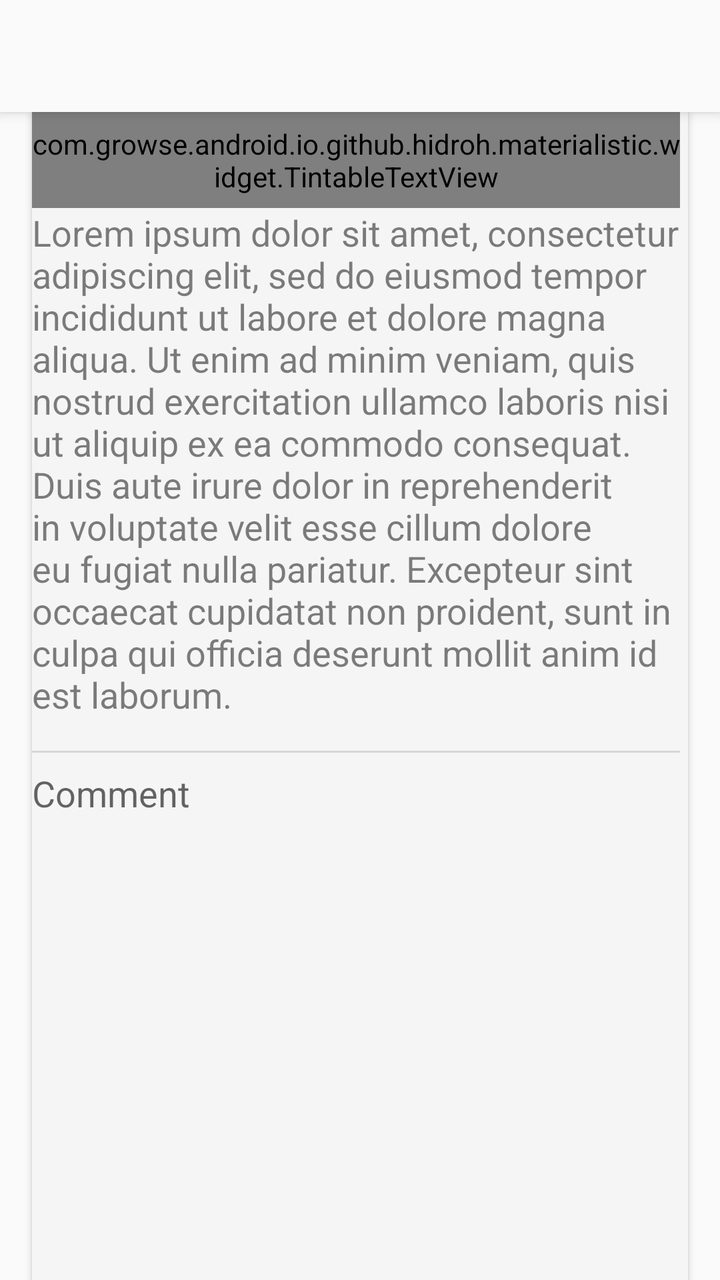
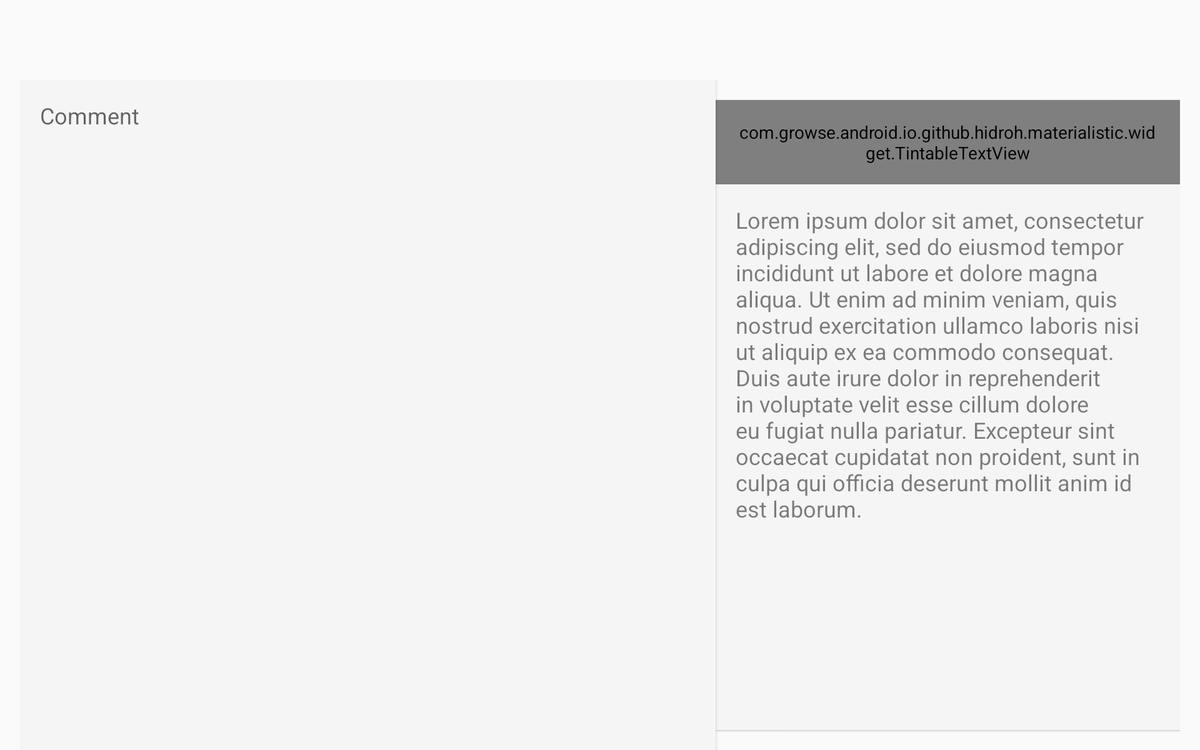

First picture: res/layout/ on a phone held upright. Second picture: the repository's own variant of that layout, on a device whose configuration matches the variant's folder. Source for both follows.
<!-- AndroidManifest.xml: application theme AppTheme -->
<!-- res/layout/activity_compose.xml -->
<?xml version="1.0" encoding="utf-8"?>
<androidx.coordinatorlayout.widget.CoordinatorLayout
    xmlns:android="http://schemas.android.com/apk/res/android"
    xmlns:tools="http://schemas.android.com/tools"
    xmlns:app="http://schemas.android.com/apk/res-auto"
    android:layout_width="match_parent"
    android:layout_height="match_parent"
    android:fitsSystemWindows="true">

    <com.google.android.material.appbar.AppBarLayout
        android:fitsSystemWindows="true"
        android:background="?android:attr/colorBackground"
        android:layout_width="match_parent"
        android:layout_height="wrap_content">

        <androidx.appcompat.widget.Toolbar
            android:id="@id/toolbar"
            android:theme="@style/AppToolbarTheme"
            android:layout_height="wrap_content"
            android:layout_width="match_parent"
            android:background="?android:attr/colorBackground" />

    </com.google.android.material.appbar.AppBarLayout>

    <ScrollView
        android:id="@id/content"
        app:layout_behavior="@string/appbar_scrolling_view_behavior"
        android:layout_marginLeft="@dimen/activity_horizontal_margin"
        android:layout_marginRight="@dimen/activity_horizontal_margin"
        android:clipToPadding="false"
        android:scrollbarStyle="outsideInset"
        android:elevation="@dimen/cardview_elevation"
        android:background="?attr/colorCardBackground"
        android:fillViewport="true"
        android:layout_width="match_parent"
        android:layout_height="match_parent"
        tools:ignore="UnusedAttribute">

        <LinearLayout
            android:id="@id/content_frame"
            android:orientation="vertical"
            android:animateLayoutChanges="true"
            android:layout_width="match_parent"
            android:layout_height="wrap_content"
            tools:ignore="UnusedAttribute">

            <LinearLayout
                android:id="@+id/quote"
                android:visibility="gone"
                tools:visibility="visible"
                android:orientation="vertical"
                android:layout_width="match_parent"
                android:layout_height="wrap_content">

                <com.growse.android.io.github.hidroh.materialistic.widget.TintableTextView
                    android:id="@+id/toggle"
                    app:iconEnd="@drawable/ic_expand_more_white_24dp"
                    style="@style/TextAppearance.AppCompat.Medium"
                    android:gravity="center_vertical"
                    android:hint="@string/original_content"
                    android:background="?attr/selectableItemBackground"
                    android:layout_width="match_parent"
                    android:layout_height="?attr/listPreferredItemHeightSmall" />

                <TextView
                    android:id="@id/text"
                    tools:text="Lorem ipsum dolor sit amet, consectetur adipiscing elit, sed do eiusmod tempor incididunt ut labore et dolore magna aliqua. Ut enim ad minim veniam, quis nostrud exercitation ullamco laboris nisi ut aliquip ex ea commodo consequat. Duis aute irure dolor in reprehenderit in voluptate velit esse cillum dolore eu fugiat nulla pariatur. Excepteur sint occaecat cupidatat non proident, sunt in culpa qui officia deserunt mollit anim id est laborum."
                    android:visibility="gone"
                    tools:visibility="visible"
                    android:paddingBottom="@dimen/activity_vertical_margin"
                    style="@style/TextAppearance.AppCompat.Medium"
                    android:textIsSelectable="true"
                    android:layout_width="match_parent"
                    android:layout_height="wrap_content" />

                <View
                    android:layout_width="match_parent"
                    android:layout_height="@dimen/divider"
                    android:background="@color/blackT12" />

            </LinearLayout>

            <androidx.appcompat.widget.AppCompatEditText
                android:id="@+id/edittext_body"
                android:hint="@string/comment_hint"
                android:inputType="textCapSentences|textMultiLine"
                android:freezesText="true"
                android:gravity="top"
                android:background="@null"
                android:paddingTop="@dimen/padding"
                android:paddingBottom="@dimen/padding"
                android:layout_width="match_parent"
                android:layout_height="wrap_content" />

            <View
                android:id="@id/empty"
                android:layout_width="match_parent"
                android:layout_height="0dp"
                android:layout_weight="1" />

        </LinearLayout>

    </ScrollView>

</androidx.coordinatorlayout.widget.CoordinatorLayout>
<!-- resources referenced by this layout -->
<resources>
  <color name="blackT12">#1F000000</color>
  <dimen name="activity_horizontal_margin">16dp</dimen>
  <dimen name="activity_vertical_margin">16dp</dimen>
  <dimen name="cardview_elevation">2dp</dimen>
  <dimen name="divider">1dp</dimen>
  <dimen name="padding">8dp</dimen>
  <string name="comment_hint">Comment</string>
  <string name="original_content">Original content</string>
  <style name="AppToolbarTheme" parent="ThemeOverlay.AppCompat.ActionBar">
          <item name="searchViewStyle">@style/AppToolbarSearchView</item>
          <item name="android:textColorSecondary">?android:attr/textColorPrimary</item>
      </style>
  <!-- from res/values-v23/ -->
  <style name="AppTheme" parent="BaseAppTheme">
          <item name="android:windowLightStatusBar">true</item>
          <item name="android:navigationBarColor">?android:attr/textColorPrimary</item>
      </style>
  <style name="AppToolbarSearchView" parent="Widget.AppCompat.SearchView.ActionBar">
          <item name="queryHint">@string/title_activity_search</item>
      </style>
  <string name="title_activity_search">Search HN</string>
  <color name="purple300">#BA68C8</color>
  <color name="purple400">#AB47BC</color>
  <color name="redA200">#FF5252</color>
  <color name="grey100">#F5F5F5</color>
  <color name="purple100">#E1BEE7</color>
  <color name="blackT87">#DE000000</color>
  <color name="blackT50">#80000000</color>
  <style name="AppAlertDialog" parent="Theme.AppCompat.Light.Dialog.Alert">
          <item name="colorPrimary">@color/purple400</item>
          <item name="colorAccent">@color/redA200</item>
          <item name="android:textColorPrimary">@color/blackT87</item>
          <item name="android:textColorSecondary">@color/blackT50</item>
          <item name="android:textColorTertiary">?android:textColorPrimary</item>
          <item name="android:textColorLink">?colorAccent</item>
          <item name="colorCardBackground">@color/grey100</item>
          <item name="colorCardHighlight">@color/purple100</item>
          <item name="backgroundDrawerHeader">@drawable/bg_drawer_light</item>
      </style>
  <style name="AppBottomSheetDialog" parent="Theme.Design.Light.BottomSheetDialog">
          <item name="colorAccent">@color/redA200</item>
          <item name="android:textColorPrimary">@color/blackT87</item>
          <item name="android:textColorSecondary">@color/blackT50</item>
          <item name="android:textColorTertiary">?android:textColorPrimary</item>
          <item name="android:colorBackground">@color/grey100</item>
      </style>
  <style name="AppPreferenceThemeOverlay" parent="PreferenceThemeOverlay">
          <item name="preferenceHelpStyle">@style/Preference.PreferenceHelp</item>
          <item name="preferenceFragmentCompatStyle">@style/PreferenceFragment.NoDivider</item>
          <item name="android:textAppearanceLarge">@style/TextAppearance.AppCompat.Medium</item>
      </style>
  <style name="AppDrawerArrowToggle" parent="Widget.AppCompat.DrawerArrowToggle">
          <item name="color">?android:attr/textColorPrimary</item>
      </style>
  <dimen name="text_size_medium">18sp</dimen>
  <dimen name="text_size_small">14sp</dimen>
  <style name="Preference.PreferenceHelp" parent="Preference">
          <item name="android:layout">@layout/preference_help</item>
      </style>
  <style name="PreferenceFragment.NoDivider">
          <item name="android:divider">@null</item>
      </style>
  <!-- some entries are left out for length -->
</resources>
<!-- res/layout-w820dp-land/activity_compose.xml (the repository's variant of the layout above) -->
<!-- drawn on a 7-inch tablet turned sideways -->
<?xml version="1.0" encoding="utf-8"?>
<RelativeLayout
    xmlns:android="http://schemas.android.com/apk/res/android"
    xmlns:tools="http://schemas.android.com/tools"
    android:layout_width="match_parent"
    android:layout_height="match_parent">

    <androidx.appcompat.widget.Toolbar
        android:id="@id/toolbar"
        android:theme="@style/AppToolbarTheme"
        android:layout_height="wrap_content"
        android:layout_width="match_parent"
        android:background="?android:attr/colorBackground" />

    <LinearLayout
        android:orientation="horizontal"
        android:layout_below="@id/toolbar"
        android:layout_marginLeft="@dimen/activity_horizontal_margin"
        android:layout_marginRight="@dimen/activity_horizontal_margin"
        android:layout_width="match_parent"
        android:layout_height="match_parent"
        android:baselineAligned="false">

        <ScrollView
            android:paddingTop="@dimen/activity_vertical_margin"
            android:paddingBottom="@dimen/activity_vertical_margin"
            android:paddingLeft="@dimen/activity_horizontal_margin"
            android:paddingRight="@dimen/activity_horizontal_margin"
            android:clipToPadding="false"
            android:scrollbarStyle="outsideInset"
            android:elevation="@dimen/cardview_elevation"
            android:background="?attr/colorCardBackground"
            android:fillViewport="true"
            android:layout_width="0dp"
            android:layout_weight="3"
            android:layout_height="match_parent"
            tools:ignore="RtlHardcoded,UnusedAttribute">

            <LinearLayout
                android:id="@id/content_frame"
                android:orientation="vertical"
                android:layout_width="match_parent"
                android:layout_height="wrap_content">

                <androidx.appcompat.widget.AppCompatEditText
                    android:id="@+id/edittext_body"
                    android:hint="@string/comment_hint"
                    android:inputType="textCapSentences|textMultiLine"
                    android:gravity="top"
                    android:background="@null"
                    android:layout_width="match_parent"
                    android:layout_height="wrap_content" />

                <View
                    android:id="@id/empty"
                    android:layout_width="match_parent"
                    android:layout_height="0dp"
                    android:layout_weight="1" />

            </LinearLayout>

        </ScrollView>

        <LinearLayout
            android:id="@id/quote"
            android:layout_marginTop="@dimen/activity_vertical_margin"
            android:layout_marginBottom="@dimen/activity_vertical_margin"
            android:orientation="vertical"
            android:layout_width="0dp"
            android:layout_height="match_parent"
            android:layout_weight="2"
            android:elevation="1dp"
            android:background="?attr/colorCardBackground"
            android:visibility="gone"
            tools:visibility="visible"
            tools:ignore="RtlHardcoded"
            tools:targetApi="lollipop">

            <com.growse.android.io.github.hidroh.materialistic.widget.TintableTextView
                android:id="@+id/toggle"
                style="@style/textTitleStyle"
                android:enabled="false"
                android:gravity="center_vertical"
                android:hint="@string/original_content"
                android:background="?attr/selectableItemBackground"
                android:paddingTop="@dimen/activity_vertical_margin"
                android:paddingBottom="@dimen/activity_vertical_margin"
                android:paddingLeft="@dimen/activity_horizontal_margin"
                android:paddingRight="@dimen/activity_horizontal_margin"
                android:layout_width="wrap_content"
                android:layout_height="wrap_content" />

            <ScrollView
                android:fillViewport="true"
                android:paddingTop="@dimen/activity_vertical_margin"
                android:paddingBottom="@dimen/activity_vertical_margin"
                android:paddingLeft="@dimen/activity_horizontal_margin"
                android:paddingRight="@dimen/activity_horizontal_margin"
                android:clipToPadding="false"
                android:scrollbars="vertical"
                android:scrollbarStyle="outsideInset"
                android:layout_width="match_parent"
                android:layout_height="wrap_content">

                <TextView
                    android:id="@id/text"
                    tools:text="Lorem ipsum dolor sit amet, consectetur adipiscing elit, sed do eiusmod tempor incididunt ut labore et dolore magna aliqua. Ut enim ad minim veniam, quis nostrud exercitation ullamco laboris nisi ut aliquip ex ea commodo consequat. Duis aute irure dolor in reprehenderit in voluptate velit esse cillum dolore eu fugiat nulla pariatur. Excepteur sint occaecat cupidatat non proident, sunt in culpa qui officia deserunt mollit anim id est laborum."
                    style="@style/TextAppearance.AppCompat.Medium"
                    android:textIsSelectable="true"
                    android:layout_width="match_parent"
                    android:layout_height="wrap_content"/>

            </ScrollView>

        </LinearLayout>

    </LinearLayout>

</RelativeLayout>
<!-- resources referenced by the variant -->
<!-- as a 7-inch tablet turned sideways resolves them -->
<resources>
  <dimen name="activity_horizontal_margin">16dp</dimen>
  <dimen name="activity_vertical_margin">16dp</dimen>
  <dimen name="cardview_elevation">2dp</dimen>
  <string name="comment_hint">Comment</string>
  <string name="original_content">Original content</string>
  <style name="AppToolbarTheme" parent="ThemeOverlay.AppCompat.ActionBar">
          <item name="searchViewStyle">@style/AppToolbarSearchView</item>
          <item name="android:textColorSecondary">?android:attr/textColorPrimary</item>
      </style>
  <style name="textTitleStyle">
          <item name="android:textAppearance">@style/TextAppearance.App.Title</item>
          <item name="android:gravity">center_vertical</item>
          <item name="android:paddingLeft">@dimen/padding</item>
          <item name="android:paddingRight">@dimen/padding</item>
      </style>
  <!-- from res/values-v23/ -->
  <style name="AppTheme" parent="BaseAppTheme">
          <item name="android:windowLightStatusBar">true</item>
          <item name="android:navigationBarColor">?android:attr/textColorPrimary</item>
      </style>
  <style name="AppToolbarSearchView" parent="Widget.AppCompat.SearchView.ActionBar">
          <item name="queryHint">@string/title_activity_search</item>
      </style>
  <style name="TextAppearance.App.Title" parent="TextAppearance.AppCompat.Title">
          <item name="android:textSize">?attr/titleTextSize</item>
      </style>
  <dimen name="padding">8dp</dimen>
  <string name="title_activity_search">Search HN</string>
  <color name="purple300">#BA68C8</color>
  <color name="purple400">#AB47BC</color>
  <color name="redA200">#FF5252</color>
  <color name="grey100">#F5F5F5</color>
  <color name="purple100">#E1BEE7</color>
  <color name="blackT87">#DE000000</color>
  <color name="blackT50">#80000000</color>
  <style name="AppAlertDialog" parent="Theme.AppCompat.Light.Dialog.Alert">
          <item name="colorPrimary">@color/purple400</item>
          <item name="colorAccent">@color/redA200</item>
          <item name="android:textColorPrimary">@color/blackT87</item>
          <item name="android:textColorSecondary">@color/blackT50</item>
          <item name="android:textColorTertiary">?android:textColorPrimary</item>
          <item name="android:textColorLink">?colorAccent</item>
          <item name="colorCardBackground">@color/grey100</item>
          <item name="colorCardHighlight">@color/purple100</item>
          <item name="backgroundDrawerHeader">@drawable/bg_drawer_light</item>
      </style>
  <style name="AppBottomSheetDialog" parent="Theme.Design.Light.BottomSheetDialog">
          <item name="colorAccent">@color/redA200</item>
          <item name="android:textColorPrimary">@color/blackT87</item>
          <item name="android:textColorSecondary">@color/blackT50</item>
          <item name="android:textColorTertiary">?android:textColorPrimary</item>
          <item name="android:colorBackground">@color/grey100</item>
      </style>
  <style name="AppPreferenceThemeOverlay" parent="PreferenceThemeOverlay">
          <item name="preferenceHelpStyle">@style/Preference.PreferenceHelp</item>
          <item name="preferenceFragmentCompatStyle">@style/PreferenceFragment.NoDivider</item>
          <item name="android:textAppearanceLarge">@style/TextAppearance.AppCompat.Medium</item>
      </style>
  <style name="AppDrawerArrowToggle" parent="Widget.AppCompat.DrawerArrowToggle">
          <item name="color">?android:attr/textColorPrimary</item>
      </style>
  <dimen name="text_size_medium">18sp</dimen>
  <dimen name="text_size_small">14sp</dimen>
  <style name="Preference.PreferenceHelp" parent="Preference">
          <item name="android:layout">@layout/preference_help</item>
      </style>
  <style name="PreferenceFragment.NoDivider">
          <item name="android:divider">@null</item>
      </style>
  <!-- some entries are left out for length -->
</resources>
